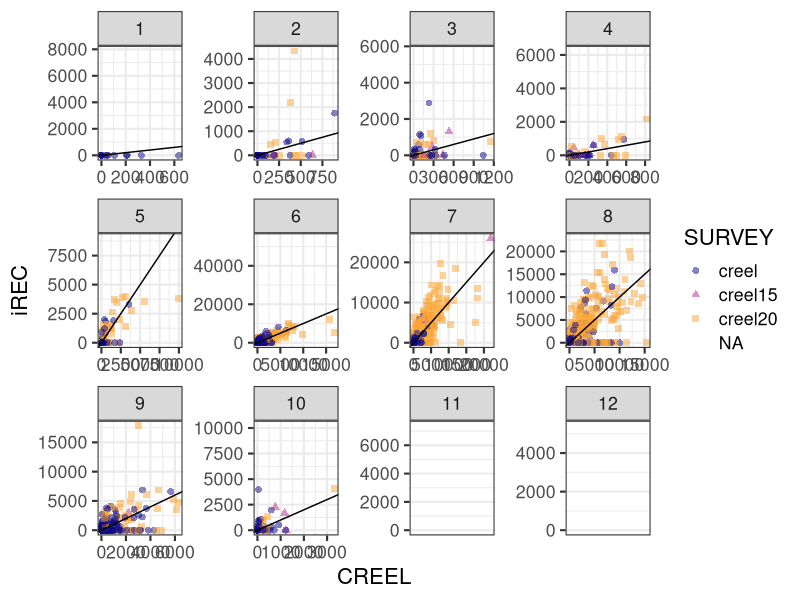
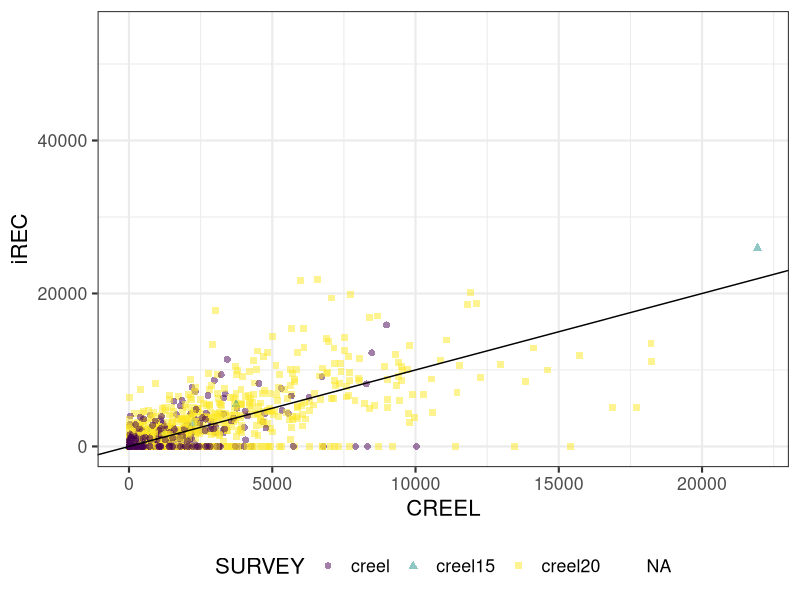
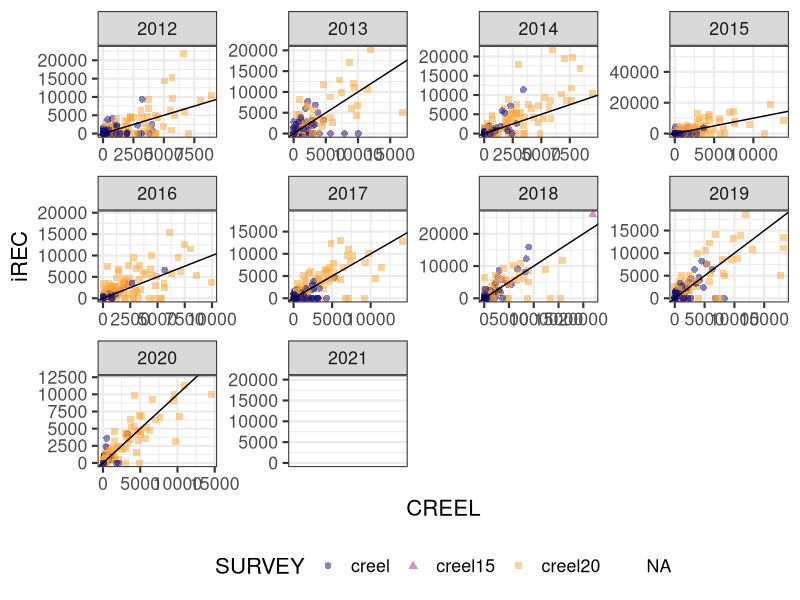
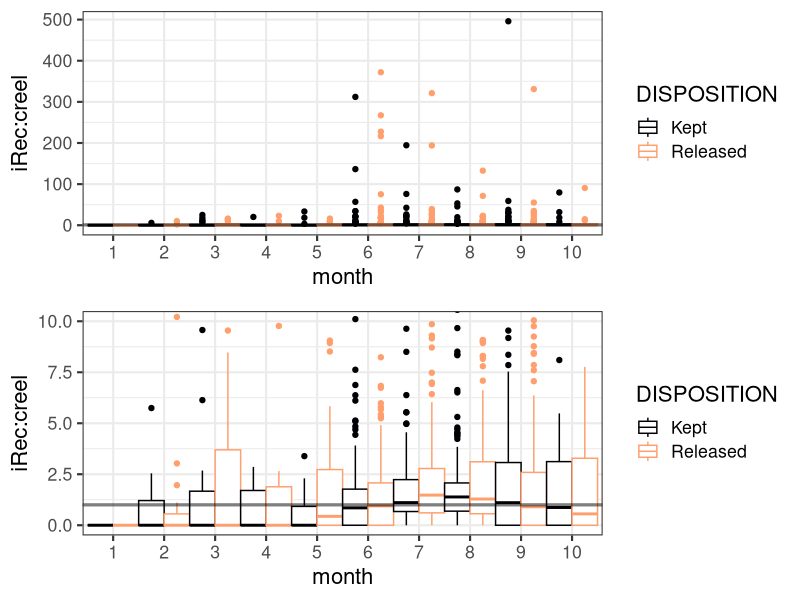
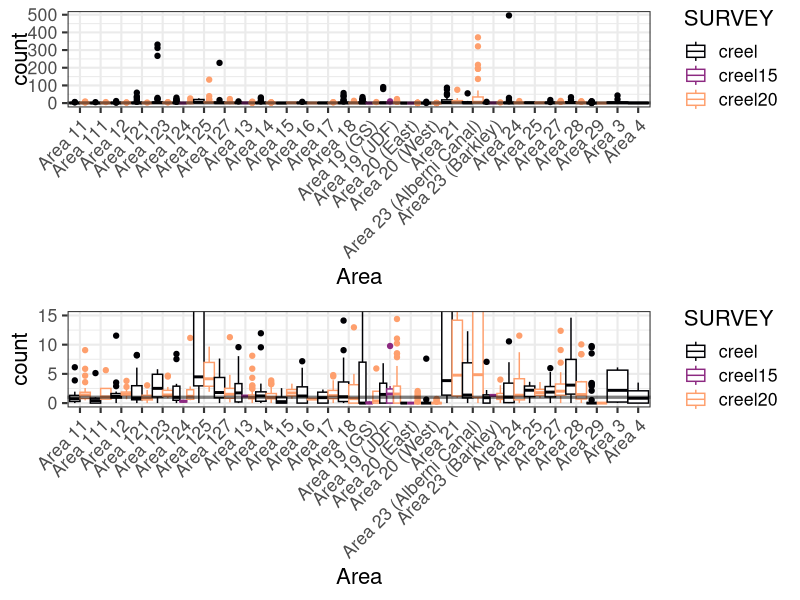
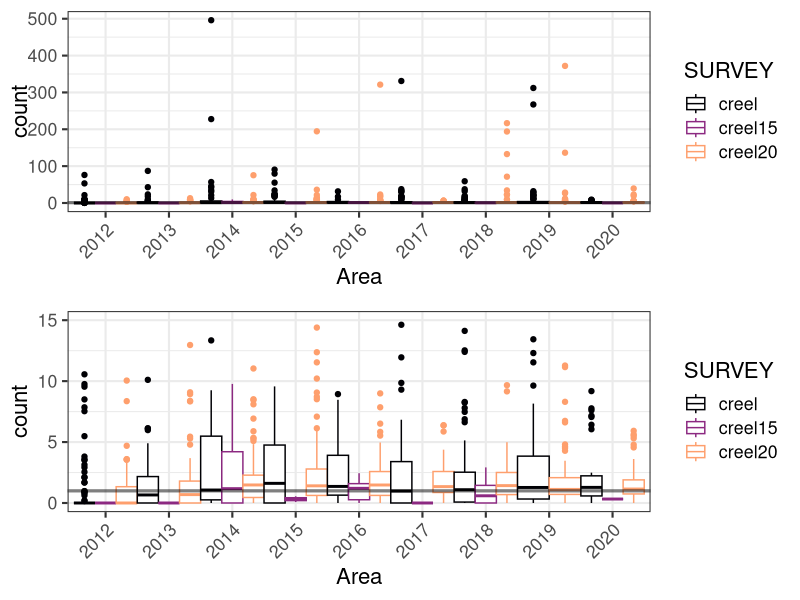
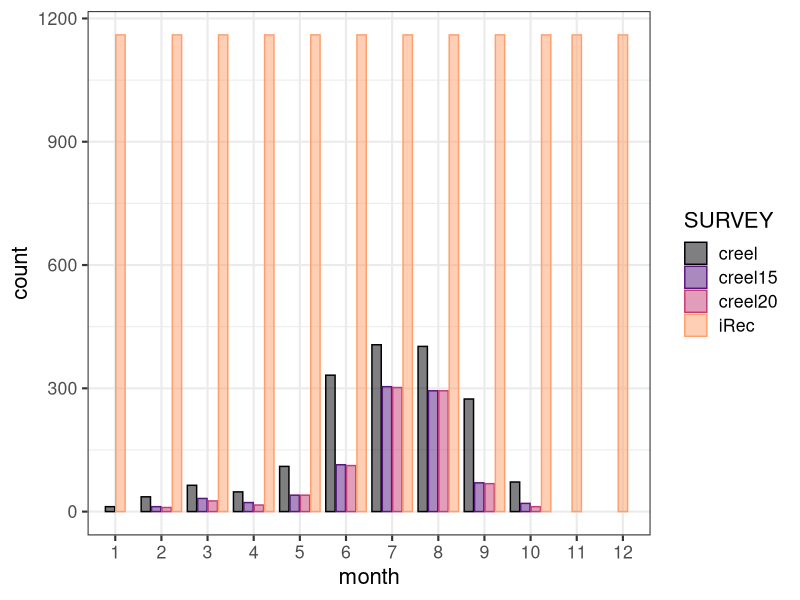
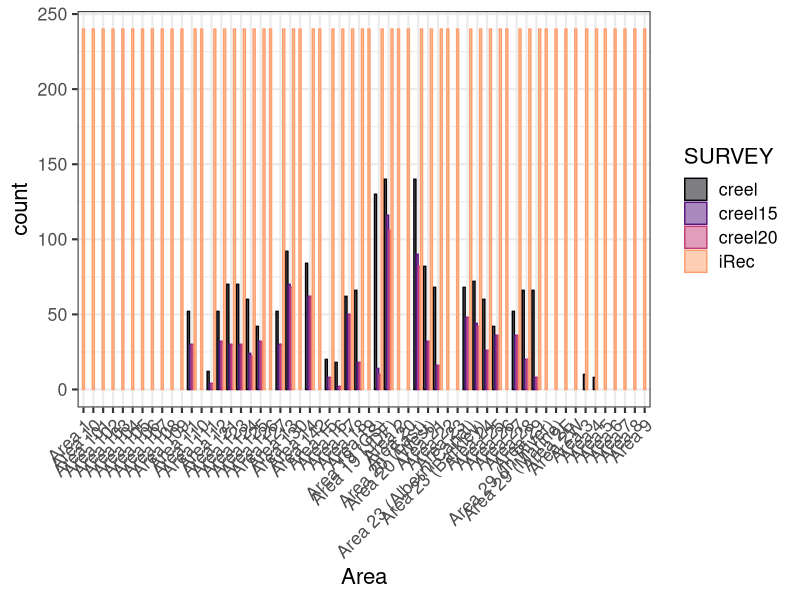

These charts were generated, in order, by the following R code:
## ---- chunk 1

library(ggplot2)
library(dplyr)
library(grid)
#rmarkdown::render("irec_summary.Rmd")

#read in data

creel<-read.csv("../data/creel_filter.csv")
irec<-read.csv("../data/iRecchinook_2012_2021.csv")


## ---- chunk 2

#input 0s for missing observations on irec
#create df for all possible observations - using variables of interest only
#if other variables are considered, need to include them here
allobs <- expand.grid(list(AREA=unique(irec$AREA),
  YEAR=unique(irec$YEAR),
  MONTH=unique(irec$MONTH),
  DISPOSITION=unique(irec$DISPOSITION)))

irecall<-left_join(allobs,irec)
irecall$ESTIMATE[is.na(irecall$ESTIMATE)]<-0


irecc<- irecall %>%
  #rename(IREC=ESTIMATE)%>%
  select(c(AREA,YEAR,MONTH,DISPOSITION,ESTIMATE,VARIANCE))%>%
  group_by( AREA,YEAR,MONTH,DISPOSITION) %>% summarise(ESTIMATE = sum(ESTIMATE), VARIANCE = sum(VARIANCE))%>%
  mutate(SD=sqrt(VARIANCE))%>%
  select(c(!VARIANCE))%>%
  mutate(SURVEY="iRec")

## ---- chunk 3


creelc<- creel %>%
  filter(ESTIMATE_SOURCE=="Creel")%>%
  rename(AREA=PFMA, SD=STANDARD_ERROR,DISPOSITION=TYPE)%>%
  select(c(AREA,YEAR,MONTH,DISPOSITION,ESTIMATE,SD))%>%
  mutate(SURVEY="creel")

creelc15<- creel %>%
  filter(ESTIMATE_SOURCE=="Creel",  Include..15.=="Y")%>%
  rename(AREA=PFMA, SD=STANDARD_ERROR,DISPOSITION=TYPE)%>%
  select(c(AREA,YEAR,MONTH,DISPOSITION,ESTIMATE,SD))%>%
  mutate(SURVEY="creel15")

creelc20<- creel %>%
  filter(ESTIMATE_SOURCE=="Creel",  Include..20.=="Y")%>%
  rename(AREA=PFMA, SD=STANDARD_ERROR,DISPOSITION=TYPE)%>%
  select(c(AREA,YEAR,MONTH,DISPOSITION,ESTIMATE,SD))%>%
  mutate(SURVEY="creel20")

dat<-rbind(creelc,creelc15,creelc20,irecc)




creelf<- creel %>%
  filter(ESTIMATE_SOURCE=="Creel")%>%
  mutate(SURVEY=case_when(
  Include..20.=="Y"~ "creel20",
  Include..15.=="Y"~ "creel15",
  TRUE ~ "creel"))%>%
  rename(AREA=PFMA, SD=STANDARD_ERROR,DISPOSITION=TYPE)%>%
  select(c(AREA,YEAR,MONTH,DISPOSITION,ESTIMATE,SD, SURVEY))



creelcc<-creelf%>%
rename(CREEL=ESTIMATE,SDCREEL=SD)


ireccc<-irecc%>%
rename(IREC=ESTIMATE,SDIREC=SD)%>%
  select(c(!SURVEY))


datxy<-left_join(ireccc,creelcc)

unique(datxy$SURVEY)

## ---- chunk 4

p <- ggplot(datxy)
p <- p + geom_point(aes(x=CREEL, y=IREC,color=SURVEY, shape=SURVEY), size=2,alpha=.5)
p <- p + facet_wrap(~MONTH, scales="free")
p <- p + theme_bw(16)+labs( x="CREEL", y="iREC")
p <- p + scale_color_viridis_d(end = 0.8,option = "C")
p <- p + geom_abline(slope=1,intercept=0)
p


## ---- chunk 5

p <- ggplot(datxy)
p <- p + geom_point(aes(x=CREEL, y=IREC,color=SURVEY, shape=SURVEY),size=2, alpha=.5)
#p <- p + facet_wrap(~AREA, scales="free")
p <- p + theme_bw(16)+labs( x="CREEL", y="iREC")
p <- p + scale_color_viridis_d()
#p <- p + coord_cartesian(ylim=c(0,max(datxy$CREEL,datxy$IREC, na.rm=T)),xlim=c(0,max(datxy$CREEL,datxy$IREC,na.rm=T)))
p <- p + geom_abline(slope=1,intercept=0)
p <- p + theme(legend.position="bottom")
p
## ---- chunk 6

p <- ggplot(datxy)
p <- p + geom_point(aes(x=CREEL, y=IREC,color=SURVEY, shape=SURVEY),size=2, alpha=.5)
p <- p + facet_wrap(~YEAR, scales="free")
p <- p + theme_bw(16)+labs( x="CREEL", y="iREC")
p <- p + scale_color_viridis_d(end = 0.8,option = "C")
#p <- p + coord_cartesian(ylim=c(0,max(datxy$CREEL,datxy$IREC, na.rm=T)),xlim=c(0,max(datxy$CREEL,datxy$IREC,na.rm=T)))
p <- p + geom_abline(slope=1,intercept=0)
p <- p + theme(legend.position="bottom")
p
## ---- chunk 7

datxy$ratio <- datxy$IREC/datxy$CREEL
datxy <- datxy[is.finite(datxy$ratio),] 


 

p <- ggplot(datxy, aes(x=as.factor(MONTH),y=ratio, color=DISPOSITION))
p <- p + geom_boxplot(width=1, position = position_dodge(width = 1))
p <- p +geom_hline(aes(yintercept=1),size=1.1, alpha=.5)
p <- p + scale_color_viridis_d(end = 0.8,option = "A")
p <- p + theme_bw(16)+labs( x="month", y="iRec:creel")




p2 <- ggplot(datxy, aes(x=as.factor(MONTH),y=ratio, color=DISPOSITION))
p2 <- p2 + geom_boxplot(width=1, position = position_dodge(width = 1))
p2 <- p2 +geom_hline(aes(yintercept=1),size=1.1, alpha=.5)
p2 <- p2 + scale_color_viridis_d(end = 0.8,option = "A")
p2 <- p2 + theme_bw(16)+labs( x="month", y="iRec:creel")
p2 <- p2 + coord_cartesian( ylim = c(0,10))



grid.newpage()
grid.draw(rbind(ggplotGrob(p), ggplotGrob(p2), size = "last"))

## ---- chunk 8


p <- ggplot(datxy, aes(x=as.factor(AREA),y=ratio, color=SURVEY))
p <- p + geom_boxplot(width=1, position = position_dodge(width = 1))
p <- p +geom_hline(aes(yintercept=1),size=1.1, alpha=.5)
p <- p + scale_color_viridis_d(end = 0.8,option = "A")
p <- p + theme_bw(16)+labs( x="month", y="iRec:creel")
p <- p + theme(axis.text.x = element_text(angle = 45, hjust=1))+labs( x="Area", y="count")


p2 <- ggplot(datxy, aes(x=as.factor(AREA),y=ratio, color=SURVEY))
p2 <- p2 + geom_boxplot(width=1, position = position_dodge(width = 1))
p2 <- p2 +geom_hline(aes(yintercept=1),size=1.1, alpha=.5)
p2 <- p2 + scale_color_viridis_d(end = 0.8,option = "A")
p2 <- p2 + theme_bw(16)+labs( x="month", y="iRec:creel")
p2 <- p2 + theme(axis.text.x = element_text(angle = 45, hjust=1))+labs( x="Area", y="count")
p2 <- p2 + coord_cartesian( ylim = c(0,15))



grid.newpage()
grid.draw(rbind(ggplotGrob(p), ggplotGrob(p2), size = "last"))

## ---- chunk 9


p <- ggplot(datxy, aes(x=as.factor(YEAR),y=ratio, color=SURVEY))
p <- p + geom_boxplot(width=1, position = position_dodge(width = 1))
p <- p + geom_hline(aes(yintercept=1),size=1.1, alpha=.5)
p <- p + scale_color_viridis_d(end = 0.8,option = "A")
p <- p + theme_bw(16)+labs( x="year", y="iRec:creel")
p <- p + theme(axis.text.x = element_text(angle = 45, hjust=1))+labs( x="Area", y="count")

p2 <- ggplot(datxy, aes(x=as.factor(YEAR),y=ratio, color=SURVEY))
p2 <- p2 + geom_boxplot(width=1, position = position_dodge(width = 1))
p2 <- p2 + geom_hline(aes(yintercept=1),size=1.1, alpha=.5)
p2 <- p2 + scale_color_viridis_d(end = 0.8,option = "A")
p2 <- p2 + theme_bw(16)+labs( x="year", y="iRec:creel")
p2 <- p2 + theme(axis.text.x = element_text(angle = 45, hjust=1))+labs( x="Area", y="count")
p2 <- p2 + coord_cartesian( ylim = c(0,15))


grid.newpage()
grid.draw(rbind(ggplotGrob(p), ggplotGrob(p2), size = "last"))


## ---- chunk 10



p <- ggplot(dat)
p <- p + geom_bar(aes(x=as.factor(MONTH), color=SURVEY, fill=SURVEY),alpha=.5, position=position_dodge2(width = 0.9, preserve = "single"))
p <- p + scale_fill_viridis_d(end = 0.8,option = "A")
p <- p + scale_color_viridis_d(end = 0.8,option = "A")
p <- p + theme_bw(16)+labs( x="month", y="count")
p
## ---- chunk 11

p <- ggplot(dat)
p <- p + geom_bar(aes(x=as.factor(AREA), color=SURVEY, fill=SURVEY),alpha=.5, position=position_dodge2(width = 0.9, preserve = "single"))
p <- p + scale_fill_viridis_d(end = 0.8,option = "A")
p <- p + scale_color_viridis_d(end = 0.8,option = "A")
p <- p + theme_bw(16)
p <- p + theme(axis.text.x = element_text(angle = 45, hjust=1))+labs( x="Area", y="count")
p

## ---- chunk 12

p <- ggplot(dat)
p <- p + geom_bar(aes(x=as.factor(YEAR), color=SURVEY, fill=SURVEY),alpha=.5, position=position_dodge2(width = 0.9, preserve = "single"))
p <- p + scale_fill_viridis_d(end = 0.8,option = "A")
p <- p + scale_color_viridis_d(end = 0.8,option = "A")
p <- p + theme_bw(16)
p <- p + theme(axis.text.x = element_text(angle = 45, hjust=1))+labs( x="year", y="count")
p

## ---- chunk 13

datmon <- dat %>%
group_by( MONTH,DISPOSITION,SURVEY) %>% summarise(ESTIMATE = sum(ESTIMATE))


p <- ggplot(datmon)
p <- p + geom_col(aes(x=as.factor(MONTH),y=ESTIMATE, color=SURVEY, fill=SURVEY),alpha=.5, position=position_dodge2(width = 0.9, preserve = "single"))
p <- p + facet_wrap(~DISPOSITION)
p <- p + scale_fill_viridis_d(end = 0.8,option = "A")
p <- p + scale_color_viridis_d(end = 0.8,option = "A")
p <- p + theme_bw(16)+labs( x="month", y="sum(obs)")
p
## ---- chunk 14

datmon <- dat %>%
group_by( AREA,DISPOSITION,SURVEY) %>% summarise(ESTIMATE = sum(ESTIMATE))


p <- ggplot(datmon)
p <- p + geom_col(aes(x=as.factor(AREA),y=ESTIMATE, color=SURVEY, fill=SURVEY),alpha=.5, position=position_dodge2(width = 0.9, preserve = "single"))
p <- p + facet_wrap(~DISPOSITION)
p <- p + scale_fill_viridis_d(end = 0.8,option = "A")
p <- p + scale_color_viridis_d(end = 0.8,option = "A")
p <- p + theme_bw(16)+labs( x="area", y="sum(obs)")
p <- p + theme(axis.text.x = element_text(angle = 45, hjust=1))+labs( x="Area", y="count")
p

## ---- chunk 15

datyr<- dat %>%
group_by( YEAR,DISPOSITION,SURVEY) %>% summarise(ESTIMATE = sum(ESTIMATE))


p <- ggplot(datyr)
p <- p + geom_col(aes(x=as.factor(YEAR),y=ESTIMATE, color=SURVEY, fill=SURVEY),alpha=.5, position=position_dodge2(width = 0.9, preserve = "single"))
p <- p + facet_wrap(~DISPOSITION)
p <- p + scale_fill_viridis_d(end = 0.8,option = "A")
p <- p + scale_color_viridis_d(end = 0.8,option = "A")
p <- p + theme_bw(16)+labs( x="year", y="sum(obs)")
p <- p + theme(axis.text.x = element_text(angle = 45, hjust=1))+labs( x="Area", y="count")
p

